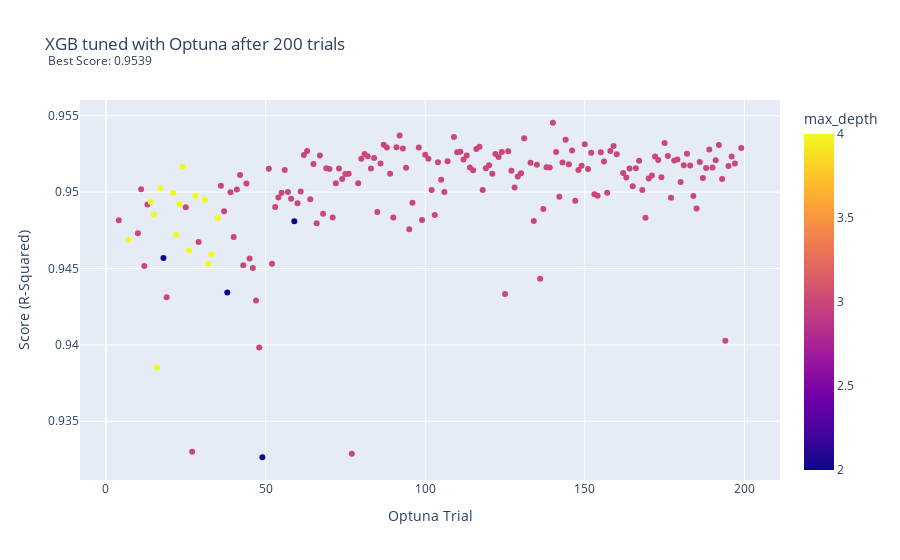

Source (notebook cell):
### Code cell
fig = px.scatter(optuna_xgb.loc[optuna_xgb.Score > .93],
                 x="Trial", 
                 y="Score", 
                 color = 'max_depth',
                 hover_data=['Parameters'],
                labels = {'Trial': 'Optuna Trial', 'Score': 'Score (R-Squared)'},
                title = 'XGB tuned with Optuna after 200 trials  <br><sup> Best Score: 0.9539</sup>')

fig.update_layout(
    hoverlabel=dict(
        bgcolor="white",
        font_size=8,
        font_family="Rockwell"
    )
)
fig.write_image("images/optuna_xgb_maxdepth.png")
fig.show()

### Figure 1 — Plotly figure (JSON) as saved in the notebook; plotly's stock layout.template omitted (floating-point values rounded to 4 significant figures; data arrays with more than 128 entries replaced by an {"elided": "..."} marker saying what was removed)
{"data": [{"customdata": {"elided": "182x1x8x2 mixed values"}, "hovertemplate": "Optuna Trial=%{x}<br>Score (R-Squared)=%{y}<br>Parameters=%{customdata[0]}<br>max_depth=%{marker.color}<extra></extra>", "legendgroup": "", "marker": {"color": {"elided": "182 int values"}, "coloraxis": "coloraxis", "symbol": "circle"}, "mode": "markers", "name": "", "orientation": "v", "showlegend": false, "type": "scatter", "x": {"elided": "182 int values"}, "xaxis": "x", "y": {"elided": "182 float values"}, "yaxis": "y"}], "layout": {"coloraxis": {"colorbar": {"title": {"text": "max_depth"}}, "colorscale": [[0, "#0d0887"], [0.1111, "#46039f"], [0.2222, "#7201a8"], [0.3333, "#9c179e"], [0.4444, "#bd3786"], [0.5556, "#d8576b"], [0.6667, "#ed7953"], [0.7778, "#fb9f3a"], [0.8889, "#fdca26"], [1, "#f0f921"]]}, "hoverlabel": {"bgcolor": "white", "font": {"family": "Rockwell", "size": 8}}, "legend": {"tracegroupgap": 0}, "title": {"text": "XGB tuned with Optuna after 200 trials  <br><sup> Best Score: 0.9539</sup>"}, "xaxis": {"anchor": "y", "domain": [0, 1], "title": {"text": "Optuna Trial"}}, "yaxis": {"anchor": "x", "domain": [0, 1], "title": {"text": "Score (R-Squared)"}}}}
